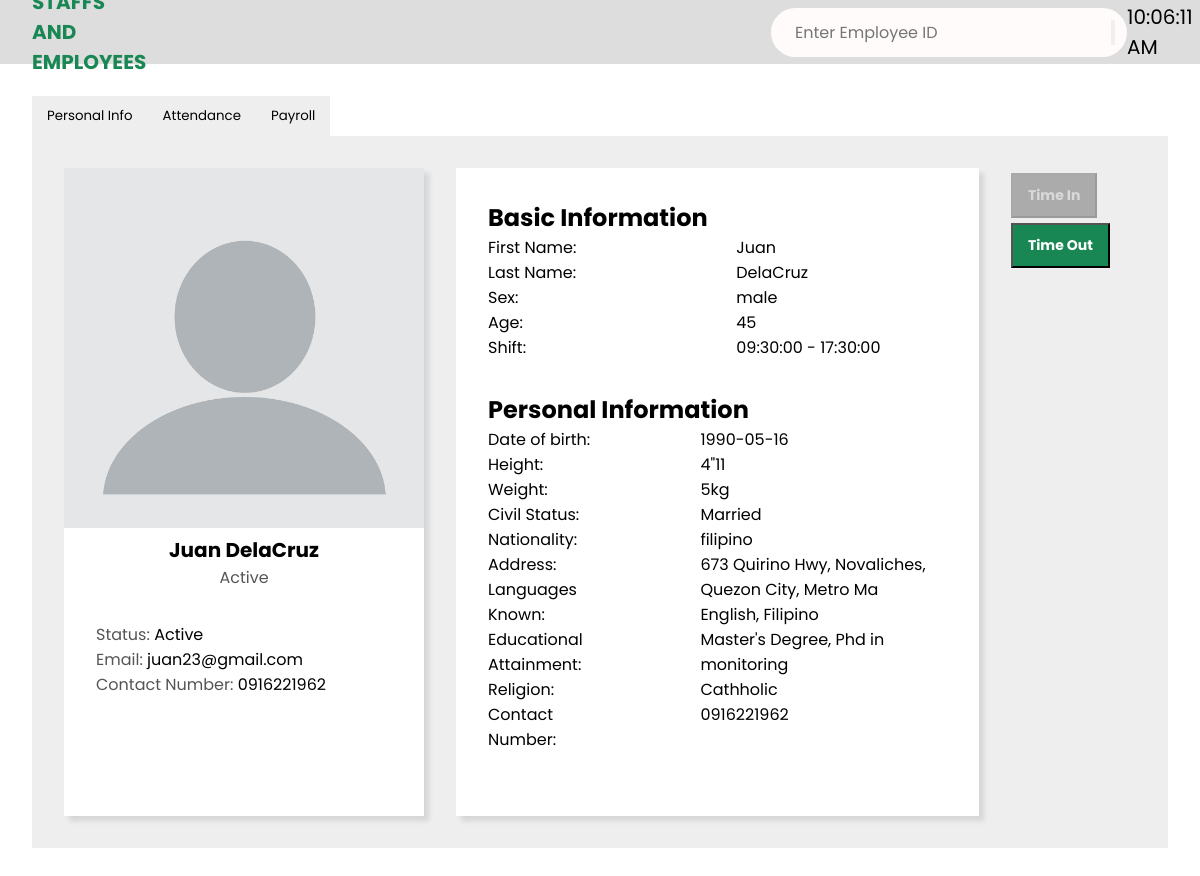
Screenshot of /employee_portal.php?employee_id=221623 with the database file from the repository.
### tables this page shows
CREATE TABLE `staffs_table` (
  `staff_id` int(11) NOT NULL,
  `firstname` varchar(50) NOT NULL,
  `lastname` varchar(50) NOT NULL,
  `sex` varchar(6) NOT NULL,
  `age` int(3) NOT NULL,
  `shift` varchar(11) NOT NULL,
  `shift_start` time NOT NULL,
  `shift_end` time NOT NULL,
  `bdate` date NOT NULL,
  `height` varchar(6) NOT NULL,
  `weight` varchar(6) NOT NULL,
  `civ_stat` varchar(11) NOT NULL,
  `nationality` varchar(50) NOT NULL,
  `address` varchar(100) NOT NULL,
  `languages` varchar(50) NOT NULL,
  `educational_attainment` varchar(50) NOT NULL,
  `religion` varchar(50) NOT NULL,
  `status` varchar(50) NOT NULL,
  `email` varchar(50) NOT NULL,
  `cnum` varchar(11) NOT NULL,
  `assigned_id` int(50) NOT NULL,
  `profile_picture` varchar(255) DEFAULT NULL,
  `position` varchar(100) NOT NULL
);

### employee_portal.php (the view, shortened to what this page needs)
<?php
include "components/logactivity.php";
$staff = [];
if (isset($_GET['employee_id'])) {
    $employee_id = intval($_GET['employee_id']);
    $sql = "SELECT * FROM staffs_table WHERE assigned_id = ?";
    $stmt = $conn->prepare($sql);
    if ($stmt) {
        $stmt->bind_param("i", $employee_id);
        $stmt->execute();
        $result = $stmt->get_result();
        if ($result->num_rows > 0) {
            $staff = $result->fetch_assoc();
        }
    }
}
?>
<!DOCTYPE html>
<html lang="en">
<head>
    <link rel="stylesheet" href="https://cdnjs.cloudflare.com/ajax/libs/font-awesome/4.7.0/css/font-awesome.css" />
    <link rel="stylesheet" href="../styles.css" />
</head>
<body>
    <main>
        <div class="breadcrumbs">
            <div class="left">
                <span>STAFFS AND EMPLOYEES</span>
            </div>
            <form class="emp-id" method="GET" action="">
                <input class="emp-input" type="number" name="employee_id" placeholder="Enter Employee ID" required>
                <button type="submit"></button>
            </form>
            <div class="right">
                <div id="currentTime"></div>
            </div>
        </div>
        <section class="employee-profile-section">
            <div class="profile-container">
                <div class="menu-buttons">
                    <button onclick="showSection('personal-info')">Personal Info</button>
                    <button onclick="showSection('attendance')">Attendance</button>
                    <button onclick="showSection('payslip')">Payroll</button>
                </div>
                <div class="section" id="personal-info" style="display: block;">
                    <div class="personal-info-window">
                        <div class="profile-card">
                            <img src="<?= htmlspecialchars($staff['profile_picture'] ?? '../images/default-profile.png'); ?>" alt="Profile Picture" />
                            <p class="employee-name">
                                <?= htmlspecialchars($staff['firstname'] ?? 'Employee name') . ' ' . htmlspecialchars($staff['lastname'] ?? ''); ?>
                            </p>
                            <p class="employee-role"><?= htmlspecialchars($staff['status'] ?? 'Role'); ?></p>
                            <div class="profile-info">
                                <p>Status: <span><?= htmlspecialchars($staff['status'] ?? ''); ?></span></p>
                                <p>Email: <span><?= htmlspecialchars($staff['email'] ?? ''); ?></span></p>
                                <p>Contact Number: <span><?= htmlspecialchars($staff['cnum'] ?? ''); ?></span></p>
                            </div>
                        </div>
                        <div class="basic-information">
                            <h1>Basic Information</h1>
                            <div class="basic-info-field">
                                <div>
                                    <p>First Name:</p>
                                    <p>Last Name:</p>
                                    <p>Sex:</p>
                                    <p>Age:</p>
                                    <p>Shift:</p>
                                </div>
                                <div>
                                    <p><?= htmlspecialchars($staff['firstname'] ?? ''); ?></p>
                                    <p><?= htmlspecialchars($staff['lastname'] ?? ''); ?></p>
                                    <p><?= htmlspecialchars($staff['sex'] ?? ''); ?></p>
                                    <p><?= htmlspecialchars($staff['age'] ?? ''); ?></p>
                                    <p><?= htmlspecialchars($staff['shift_start'] ?? '') . ' - ' . htmlspecialchars($staff['shift_end'] ?? ''); ?></p>
                                </div>
                            </div>
                            <h1>Personal Information</h1>
                            <div class="personal-information-field">
                                <div>
                                    <p>Date of birth:</p>
                                    <p>Height:</p>
                                    <p>Weight:</p>
                                    <p>Civil Status:</p>
                                    <p>Nationality:</p>
                                    <p>Address:</p>
                                    <p>Languages Known:</p>
                                    <p>Educational Attainment:</p>
                                    <p>Religion:</p>
                                    <p>Contact Number:</p>
                                </div>
                                <div>
                                    <p><?= htmlspecialchars($staff['bdate'] ?? ''); ?></p>
                                    <p><?= htmlspecialchars($staff['height'] ?? ''); ?></p>
                                    <p><?= htmlspecialchars($staff['weight'] ?? ''); ?></p>
                                    <p><?= htmlspecialchars($staff['civ_stat'] ?? ''); ?></p>
                                    <p><?= htmlspecialchars($staff['nationality'] ?? ''); ?></p>
                                    <p><?= htmlspecialchars($staff['address'] ?? ''); ?></p>
                                    <p><?= htmlspecialchars($staff['languages'] ?? ''); ?></p>
                                    <p><?= htmlspecialchars($staff['educational_attainment'] ?? ''); ?></p>
                                    <p><?= htmlspecialchars($staff['religion'] ?? ''); ?></p>
                                    <p><?= htmlspecialchars($staff['cnum'] ?? ''); ?></p>
                                </div>
                            </div>
                        </div>
                        <div class="attendance-buttons">
     <form method="POST" action="" id="attendanceForm">
        <button type="button" id="timeInButton" class="portal-btn" <?php echo (empty($staff['assigned_id']) || $staff['status'] !== 'Inactive')? 'disabled' : ''; ?>>Time In</button>
        <button type="button" id="timeOutButton" class="portal-btn" <?php echo (empty($staff['assigned_id']) || $staff['status'] !== 'Active') ? 'disabled' : ''; ?>>Time Out</button>
    </form>
</div>
</div>
</div>
        </section>
    </main>
</body>
</html>

### styles.css (style rules this page uses)
* { margin: 0; padding: 0; box-sizing: border-box; font-family: "Poppins", sans-serif; }
body { min-height: 100vh; }
.breadcrumbs { width: 100%; height: 64px; background-color: #ddd; padding: 0 2rem; display: flex; align-items: center; justify-content: space-between; }
.breadcrumbs .left span { color: #198754; font-weight: 700; font-size: 20px; }
.breadcrumbs .right { display: flex; gap: 2rem; font-size: 20px; }
.section { display: none; }
.employee-profile-section { padding: 2rem; }
.menu-buttons { display: flex; }
.menu-buttons button { padding: 10px 15px; border: none; background-color: #eee; cursor: pointer; transition: 0.3 ease-in-out; }
.personal-info-window { display: flex; justify-content: center; background-color: #eee; padding: 2rem; gap: 2rem; }
.profile-card { background-color: #fff; box-shadow: 5px 5px 5px rgba(0, 0, 0, 0.1); }
.profile-card img { width: 360px; }
.profile-card .employee-name { text-align: center; font-size: 20px; font-weight: 700; }
.profile-card .employee-role { text-align: center; color: #555; }
.profile-info { padding: 2rem; }
.profile-info p { color: #555; }
.profile-info p span { color: black; }
.basic-information { background-color: #fff; padding: 2rem; box-shadow: 5px 5px 5px rgba(0, 0, 0, 0.1); }
.basic-info-field { display: flex; gap: 10rem; margin-bottom: 2rem; }
.personal-information-field { display: flex; gap: 6rem; margin-bottom: 2rem; }
.emp-input { font-size: 16px; margin-left:12px ; outline: none; border: none; background: transparent; }
.emp-id { display: flex; margin-left: 55%; padding: 12px; border-radius: 28px; background-color: rgb(255, 251, 251); }
.portal-btn { text-decoration: none; background-color: #198754; padding: 10px 15px; color: #fff; font-size: 14px; font-weight: 700; transition: 0.3s ease-in-out; margin-top: 5px; }
.portal-btn:disabled { background-color: gray; color: #ccc; cursor: not-allowed; opacity: 0.6; }

### rows the page displays
staffs_table: firstname "Juan", lastname "DelaCruz", status "Active", email "juan23@gmail.com", cnum "0916221962", sex "male", age "45", shift_start "09:30:00", shift_end "17:30:00", bdate "1990-05-16", height "4\"11", weight "5kg", civ_stat "Married", nationality "filipino", address "673 Quirino Hwy, Novaliches, Quezon City, Metro Ma", languages "English, Filipino", educational_attainment "Master's Degree, Phd in monitoring", religion "Cathholic"
